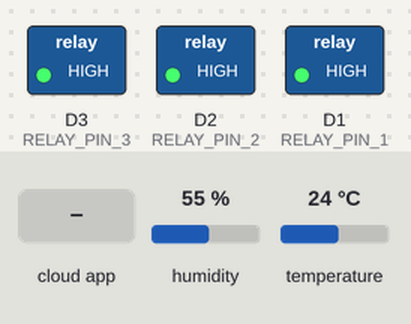
A sketch run on a simulated ESP8266 (NodeMCU). Parts: switched loads named in the sketch (green lamp = pin HIGH). Inputs (shaded band) come from the test bench; at power-on: humidity 55 %, temperature 24 °C. WiFi joins after 1.5 s; servers stay silent unless stated; what the sketch prints to the serial monitor is not drawn.

Above: at 3.5 s.
3.6 s: the phone or cloud app sets xyz to 1
At 3.9 s:
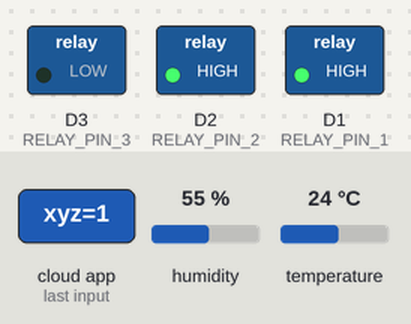
5.1 s: the phone or cloud app sets xyz to 0
At 6.2 s:
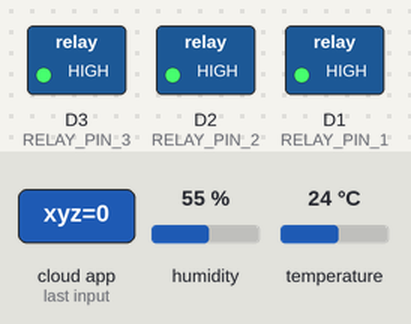
Timing chart, 0 to 8.1 s (numbered marks = the images above; inputs shaded):
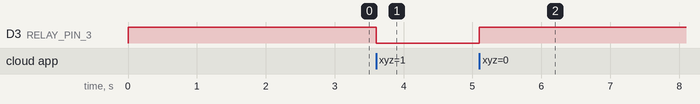

Measured:
- after the input at 3.6 s, D3 (RELAY_PIN_3): HIGH → LOW at once
- after the input at 5.1 s, D3 (RELAY_PIN_3): LOW → HIGH at once

The sketch:

DHT11_Alexa_automationesp8266_git1.ino
```cpp
#define BLYNK_TEMPLATE_ID "your_template_id"
#define BLYNK_TEMPLATE_NAME "DHT11"
#define BLYNK_AUTH_TOKEN "your_auth_token"

#include <ESP8266WiFi.h>
#include <SinricPro.h>
#include <SinricProSwitch.h>
#include <DHT.h>
#include <BlynkSimpleEsp8266.h>

#define WIFI_SSID         "Dk"
#define WIFI_PASS         "wifi_password"
#define APP_KEY           "your_api_key"
#define APP_SECRET        "your_secret_key"

#define RELAY_PIN_1       D1
#define RELAY_PIN_2       D2
#define RELAY_PIN_3       D3

#define SWITCH_ID_1       "xyz"
#define SWITCH_ID_2       "xyz"
#define SWITCH_ID_3       "xyz"

#define DHTPIN            D4
#define DHTTYPE           DHT11

DHT dht(DHTPIN, DHTTYPE);


char auth[] = BLYNK_AUTH_TOKEN;
char ssid[] = WIFI_SSID;
char pass[] = WIFI_PASS;

BlynkTimer timer;

bool onPowerState1(const String &deviceId, bool &state) {
  digitalWrite(RELAY_PIN_1, state ? LOW : HIGH);
  return true;
}

bool onPowerState2(const String &deviceId, bool &state) {
  digitalWrite(RELAY_PIN_2, state ? LOW : HIGH);
  return true;
}

bool onPowerState3(const String &deviceId, bool &state) {
  digitalWrite(RELAY_PIN_3, state ? LOW : HIGH);
  return true;
}

void setupWiFi() {
  Serial.begin(9600);
  WiFi.begin(WIFI_SSID, WIFI_PASS);
  while (WiFi.status() != WL_CONNECTED) {
    delay(1000);
    Serial.println("Connecting to WiFi...");
  }
  Serial.println("Connected to WiFi");
}

void setupSinricPro() {
  SinricProSwitch &mySwitch1 = SinricPro[SWITCH_ID_1];
  mySwitch1.onPowerState(onPowerState1);

  SinricProSwitch &mySwitch2 = SinricPro[SWITCH_ID_2];
  mySwitch2.onPowerState(onPowerState2);

  SinricProSwitch &mySwitch3 = SinricPro[SWITCH_ID_3];
  mySwitch3.onPowerState(onPowerState3);

  SinricPro.begin(APP_KEY, APP_SECRET);
}

void sendSensorData() {
  float h = dht.readHumidity();
  float t = dht.readTemperature();

  if (isnan(h) || isnan(t)) {
    Serial.println("Failed to read from DHT sensor!");
    return;
  }

  Blynk.virtualWrite(V5, t);
  Blynk.virtualWrite(V6, h);
}

void setup() {
  pinMode(RELAY_PIN_1, OUTPUT);
  pinMode(RELAY_PIN_2, OUTPUT);
  pinMode(RELAY_PIN_3, OUTPUT);

  digitalWrite(RELAY_PIN_1, HIGH);
  digitalWrite(RELAY_PIN_2, HIGH);
  digitalWrite(RELAY_PIN_3, HIGH);

  setupWiFi();
  setupSinricPro();

  dht.begin();
  Blynk.begin(auth, ssid, pass);

  timer.setInterval(2000L, sendSensorData);
}

void loop() {
  Blynk.run();
  timer.run();
  SinricPro.handle();
}
```
